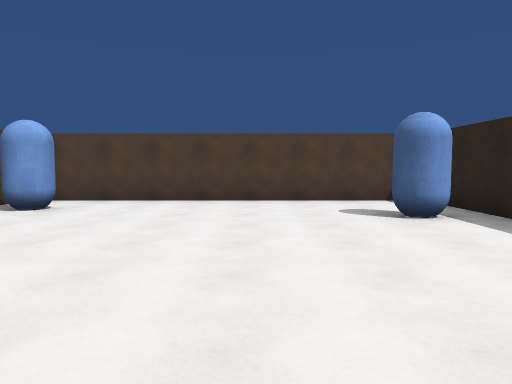
View 1 (above)

13 first-person views from a walk through a 3-D level made in the Unity game engine. The camera is 1.4 m above the floor, tilts 4° down and sees 70° across. The floor is counted in squares, 2 m on a side. Each view is taken from the middle of a square. On the plan, view 1 faces up. The plan holds only what a view shows up to about 11 squares ahead; the rest is blank. The place goes on beyond the plan. The player is left out.

View 2
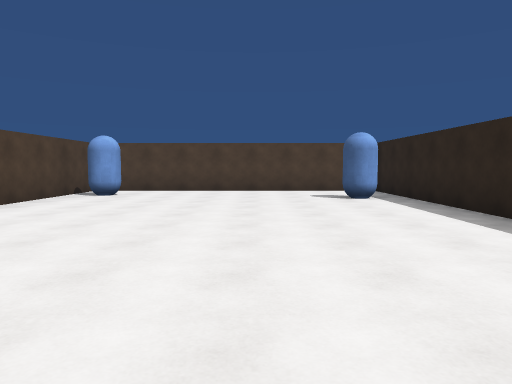

View 3
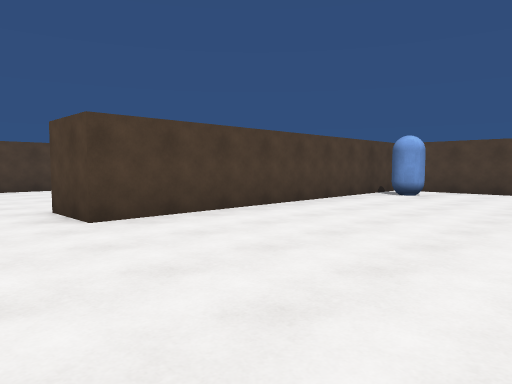

View 4
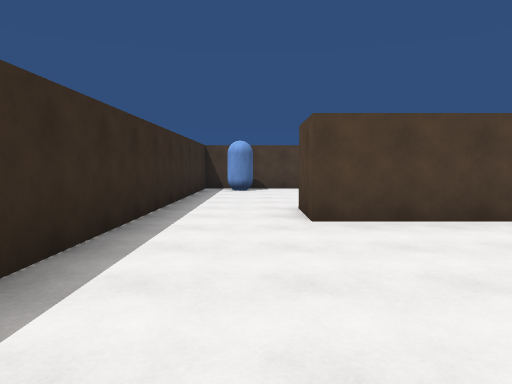

View 5
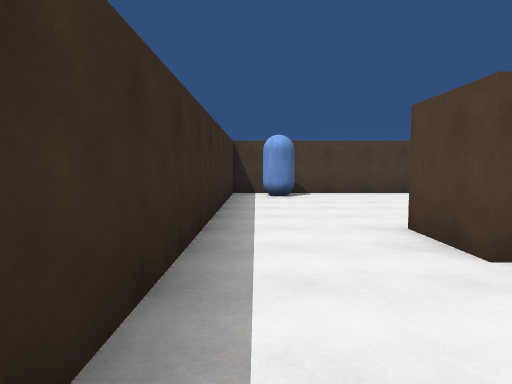

View 6
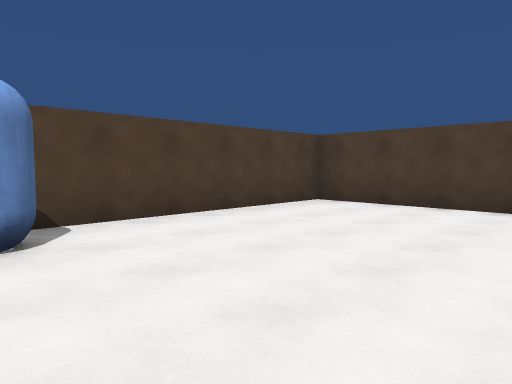

View 7
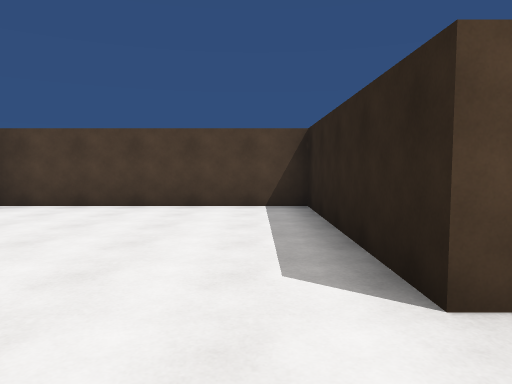

View 8
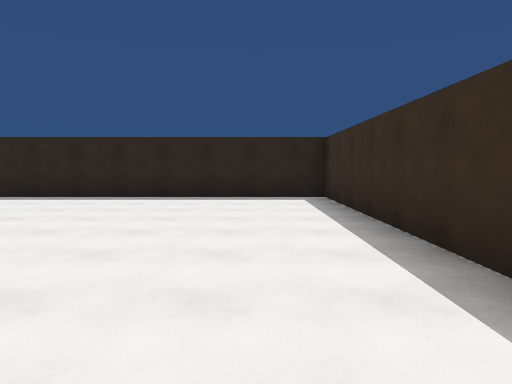

View 9
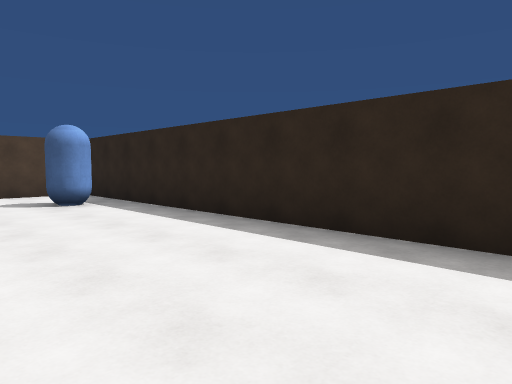

View 10
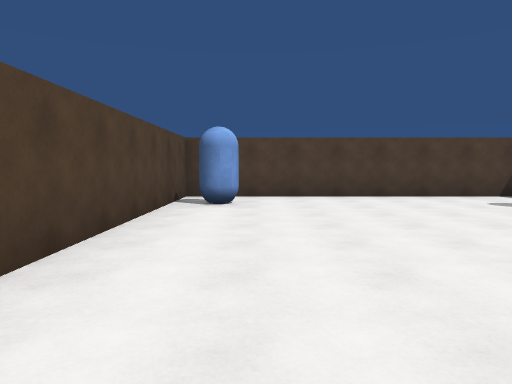

View 11
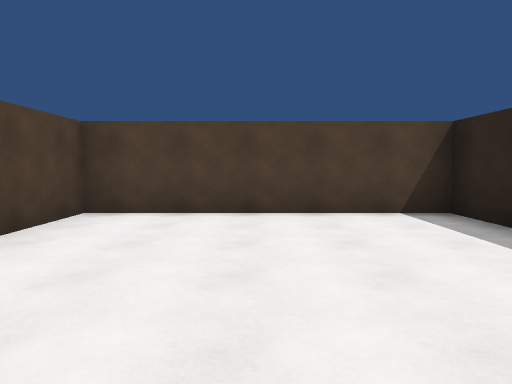

View 12
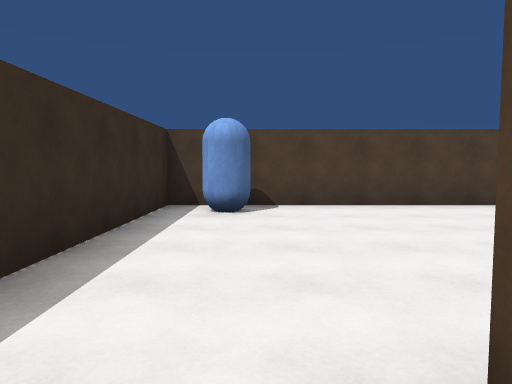

View 13
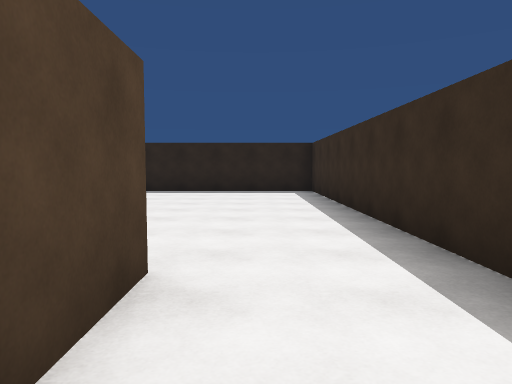

### Floor plan
Points are (right, up) in squares from view 1. A wall is a line through its corners. A room is listed if a view was taken in it or the views show most of it. See-through windows are left out.
Room 1 (views 1, 2, 3, 4, 5, 8, 9, 10, 12)
walls: (3, 7.5) (-4.6, 7.5) (-4.6, -1.3) (-6.1, -1.3); (-6.6, -3.6) (3.4, -3.6) (3.4, 7.3)
ways out: opening at (-5.5, -2.5) to room 2
objects: other object (-4, 6); other object (2, 5)
Room 2 (views 6, 7, 11, 13)
walls: (-6.1, -1.3) (-6.1, 3.5) (-11.6, 3.5) (-11.6, -3.6) (-6.6, -3.6)
ways out: opening at (-5.5, -2.5) to room 1
objects: other object (-11, -3) to (-11, -2)

Positions as (right, up) in squares from view 1, and headings:
1: (0, 0), facing up
2: (0, -3), facing up
3: (0, -3), facing up-left
4: (0, -2), facing left
5: (-2, -3), facing left
6: (-7, -3), facing up-left
7: (-7, -3), facing up
8: (-5, -2), facing right
9: (0, -2), facing up-right
10: (-3, -1), facing up
11: (-9, -2), facing up
12: (-5, -2), facing left
13: (-7, -2), facing right
